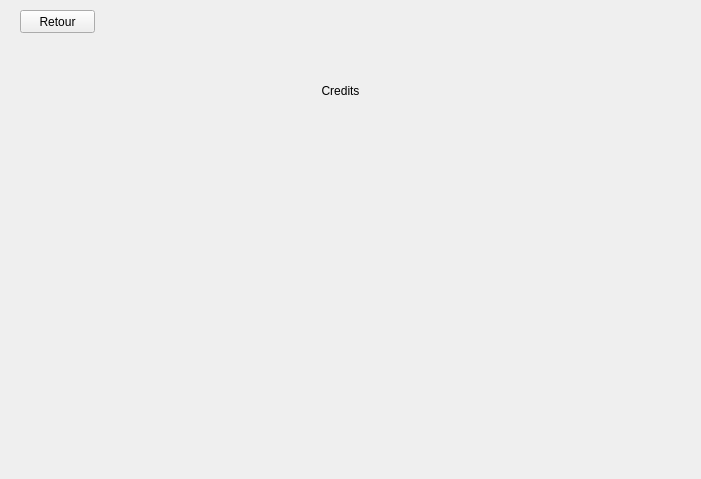
<?xml version="1.0" encoding="UTF-8"?>
<ui version="4.0">
 <class>Credits</class>
 <widget class="QWidget" name="Credits">
  <property name="geometry">
   <rect>
    <x>0</x>
    <y>0</y>
    <width>701</width>
    <height>479</height>
   </rect>
  </property>
  <property name="windowTitle">
   <string>Form</string>
  </property>
  <widget class="QLabel" name="label">
   <property name="geometry">
    <rect>
     <x>220</x>
     <y>50</y>
     <width>241</width>
     <height>81</height>
    </rect>
   </property>
   <property name="text">
    <string>Credits</string>
   </property>
   <property name="alignment">
    <set>Qt::AlignCenter</set>
   </property>
  </widget>
  <widget class="QPushButton" name="retour">
   <property name="geometry">
    <rect>
     <x>20</x>
     <y>10</y>
     <width>75</width>
     <height>23</height>
    </rect>
   </property>
   <property name="text">
    <string>Retour</string>
   </property>
  </widget>
 </widget>
 <resources/>
 <connections/>
</ui>
